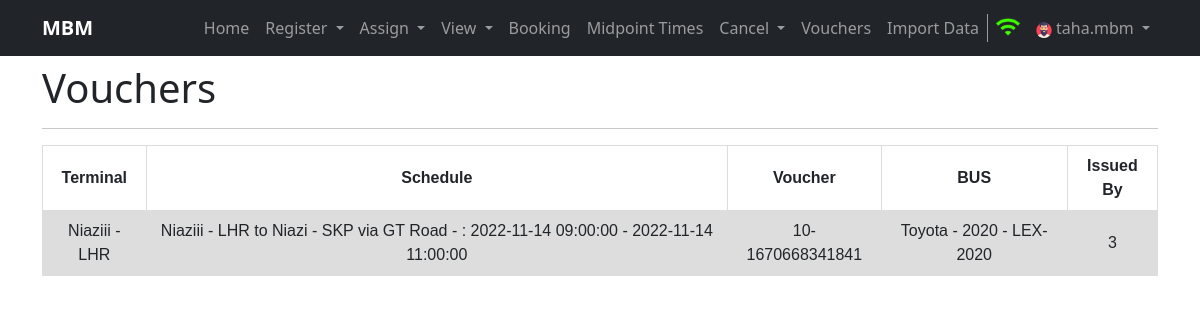
The page /vouchers (signed in) on the database its author committed.
### home/models.py (models this page shows, shortened)
class Voucher(models.Model):
    terminal = models.ForeignKey(Terminal, on_delete=models.SET_NULL, null=True)
    schedule = models.ForeignKey("Schedule", on_delete=models.SET_NULL, null=True)
    issuedby = models.ForeignKey(User, on_delete=models.CASCADE)
    voucher = models.CharField(max_length=200, unique=True)
    refreshment = models.IntegerField()
    washing = models.IntegerField()
    parking = models.IntegerField()
    toll = models.IntegerField()
    created = models.DateTimeField(auto_now_add=True, editable=False, null=False, blank=False)
    last_modified = models.DateTimeField(auto_now_add=True, editable=False, null=False, blank=False)
    class Meta:
        verbose_name_plural = 'Voucher'

class Terminal(models.Model):
    tcode = models.CharField(max_length=3, unique=True)
    name = models.CharField(max_length=100)
    city = models.CharField(max_length=100)
    address = models.CharField(max_length=150)
    created = models.DateTimeField(auto_now_add=True, editable=False, null=False, blank=False)
    last_modified = models.DateTimeField(auto_now_add=True, editable=False, null=False, blank=False)
    class Meta:
        verbose_name_plural = 'Terminal'
    def __str__(self):
        return self.name + ' - ' + self.city

class Schedule(models.Model):
    departure = models.DateTimeField()
    arrival = models.DateTimeField()
    route_assg_bus = models.ForeignKey("RouteAssignedToBus", on_delete=models.CASCADE)
    mid_dept = models.CharField(max_length=500, default=None, null=True)
    status = models.BooleanField(default=True)
    created = models.DateTimeField(auto_now_add=True, editable=False, null=False, blank=False)
    last_modified = models.DateTimeField(auto_now_add=True, editable=False, null=False, blank=False)
    class Meta:
        verbose_name_plural = 'Schedule'
    def __str__(self):
        return str(self.route_assg_bus.route) + ' - '+': ' + str(self.departure) + ' - ' + str(self.arrival)

class RouteAssignedToBus(models.Model):
    bus = models.ForeignKey("Bus", on_delete=models.SET_NULL, null=True)
    route = models.ForeignKey("Route", on_delete=models.CASCADE)
    created = models.DateTimeField(auto_now_add=True, editable=False, null=False, blank=False)
    last_modified = models.DateTimeField(auto_now_add=True, editable=False, null=False, blank=False)
    class Meta:
        verbose_name_plural = 'RouteAssignedToBus'

class Route(models.Model):
    source = models.ForeignKey(Terminal, related_name='source_terminal', on_delete=models.CASCADE)
    destination = models.ForeignKey(Terminal, related_name='destination_terminal', on_delete=models.CASCADE)
    via = models.CharField(max_length=100)
    created = models.DateTimeField(auto_now_add=True, editable=False, null=False, blank=False)
    last_modified = models.DateTimeField(auto_now_add=True, editable=False, null=False, blank=False)
    class Meta:
        verbose_name_plural = 'Route'
    def __str__(self):
        return str(self.source) + ' to ' + str(self.destination) + ' via ' + self.via

class Bus(models.Model):
    bus_number = models.CharField(max_length=30, unique=True)
    seating_capacity = models.IntegerField()
    service_type = models.CharField(max_length=100)
    bus_model = models.CharField(max_length=100)
    created = models.DateTimeField(auto_now_add=True, editable=False, null=False, blank=False)
    last_modified = models.DateTimeField(auto_now_add=True, editable=False, null=False, blank=False)
    class Meta:
        verbose_name_plural = 'Bus'
    def __str__(self):
        return self.bus_model + ' - ' + self.bus_number

### home/views.py (the view)
# urls.py: path('vouchers', views.vouchers, name='vouchers'),
def vouchers(request):
    if request.user.is_anonymous:
        return redirect('/login')
    uterminal = UserofTerminal.objects.get(user=request.user)
    vouchers = Voucher.objects.filter(terminal=uterminal.terminal)
    return render(request, 'voucher.html', {'vouchers': vouchers})

### templates/voucher.html (shortened to what this page needs)
{% extends 'base.html' %}
{% block username %}{{ request.user.username }}{% endblock username %}
{%block body%}
{% load static %}
<div class="container my-2">
  <h1>Vouchers</h1>
  <hr>
</div>
<div class="container">
    <table class="schedule voucher">
        <tr>
          <th>Terminal</th>
          <th>Schedule</th>
          <th>Voucher</th>
          <th>BUS</th>
          <th>Issued By</th>
        </tr>
        {% for vc in vouchers %}
        <tr class="tr">
          <td>{{vc.terminal}}</td>
          <td>{{vc.schedule}}</td>
          <td>{{vc.voucher}}</td>
          <td>{{vc.schedule.route_assg_bus.bus}}</td>
          <td>{{vc.issuedby.id}}</td>
        </tr>
        {% endfor %}
      </table>
</div>
{%endblock body%}

### static/css/style.css (style rules this page uses)
.schedule, .seats { font-family: arial, sans-serif; border-collapse: collapse; width: 100%; }
.schedule td, .bookings td, th { border: 1px solid #dddddd; text-align: center; padding: 8px; }
.schedule .tr:nth-child(even) { background-color: #dddddd; }

### rows shown on the page
Voucher: terminal "Niaziii - LHR", schedule "Niaziii - LHR to Niazi - SKP via GT Road - : 2022-11-14 09:00:00 - 2022-11-14 11:00:00", voucher "10-1670668341841", schedule.route_assg_bus.bus "Toyota - 2020 - LEX-2020", issuedby.id "3"

### other values the page prints
{{ request.user.username }} "taha.mbm"
